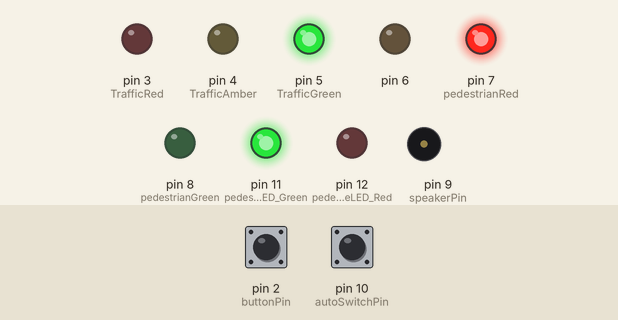
Bench run of a sketch on a simulated Arduino Uno, built with avr-gcc and run on an emulated ATmega328P. On the bench: output pins drawn as LEDs (lit = HIGH), buzzer (waves = sounding). Inputs (shaded band) come from the test bench; at power-on: pin 2 (buttonPin) LOW, pin 10 (autoSwitchPin) LOW.

Above: at 2.8 s.
2.9 s: pin 2 (buttonPin) pulled HIGH for 1.25 s
At 3.8 s:
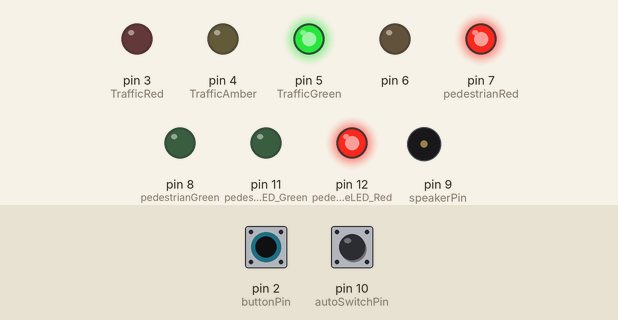
At 5.1 s:
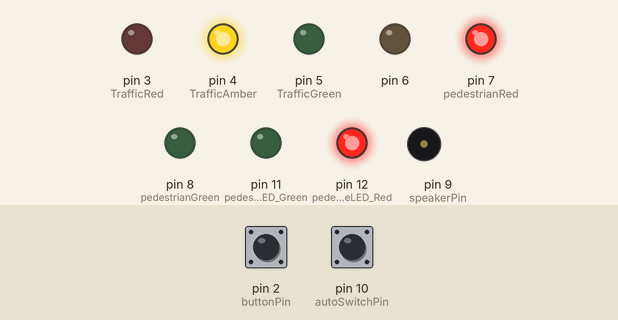
Timing chart, 0 to 19.3 s (numbered marks = the images above; inputs shaded):
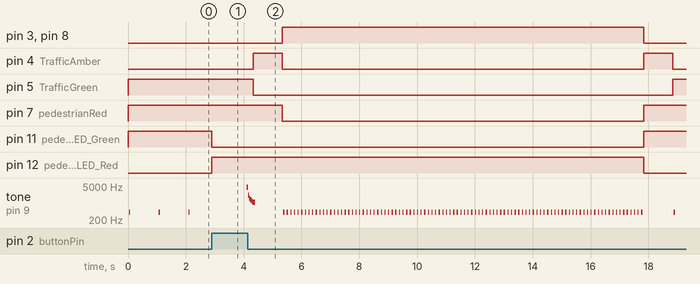

The sketch:

Traffic_Light.ino
```cpp
// An auto timer option is enabled if pin10 is HIGH but if grounded then no auto timer
// Pedestrian Request Button is connected to Pin 2 via an interupt
// A Pedestrian acknowledgement LED is connected to Pin 12
// Speaker is connected to Pin 9

const int TrafficRed = 3;
const int TrafficAmber = 4;
const int TrafficGreen = 5;
const int pedestrianRed = 7;
const int pedestrianGreen = 8;
const int speakerPin = 9;
const int buttonPin = 2; // pushbutton doesn't need hardware debouncing
const int pedestrianAcknowledgeLED_Red = 12;
const int pedestrianAcknowledgeLED_Green = 11;
const int autoSwitchPin = 10;

volatile int pinState = LOW; // toggling purposes
int counter = 0; // creates a loop of set length which drives time for On State
long lastTime = 0; // counter for Auto Timer
long autoTimerDelay = 60000; // delay period for auto timer

//******************** These values create the audio beep tone
int duration = 10;
int onTime = 500;
int offTime = 2000;
//********************

void setup() {
  for (int i = 3; i < 13; i++) // pins 3-12 as OUTPUT's
  {
    pinMode (i, OUTPUT);
  }

  pinMode (buttonPin, INPUT); // digital pin2 is set to be an INPUT (interupt 0)
  pinMode (autoSwitchPin, INPUT); // digital pin10 is set to be an INPUT to detect auto switch mode

  attachInterrupt(0, pressDetector, RISING); // interrupt captures any button presses using DigitalPin2

  lastTime = millis(); // record the millis
  digitalWrite (pedestrianAcknowledgeLED_Green, HIGH);
}

void pressDetector() // This is the ISR Routine and simply sets pinState HIGH if a press is detected
{
  pinState = HIGH;
  digitalWrite (pedestrianAcknowledgeLED_Red, HIGH);
  digitalWrite (pedestrianAcknowledgeLED_Green, LOW);
}

void trafficStop() // Manages all the lamps needed to correctly show RED for Traffic & GREEN for pedestreans
{
  digitalWrite (TrafficRed, HIGH);
  digitalWrite (TrafficAmber, LOW);
  digitalWrite (TrafficGreen, LOW);
  digitalWrite (pedestrianGreen, HIGH);
  digitalWrite (pedestrianRed, LOW);
}

void trafficAmber() //Manages all the lamps needed to correctly show AMBER for Traffic & RED for pedestreans
{
  digitalWrite (TrafficRed, LOW);
  digitalWrite (TrafficAmber, HIGH);
  digitalWrite (TrafficGreen, LOW);
  digitalWrite (pedestrianGreen, LOW);
  digitalWrite (pedestrianRed, HIGH);
}

void trafficGreen() // Manages all the lamps needed to correctly show GREEN for Traffic & RED for pedestreans
{
  digitalWrite (TrafficRed, LOW);
  digitalWrite (TrafficAmber, LOW);
  digitalWrite (TrafficGreen, HIGH);
  digitalWrite (pedestrianGreen, LOW);
  digitalWrite (pedestrianRed, HIGH);
}

void loop() {

  int autoSwitchState = digitalRead(autoSwitchPin); // Read if Auto Timer Switch is active

  // ************ Auto Timer activetaded if option switch is set HIGH

  if (autoSwitchState == HIGH) {
    if ((millis() - lastTime) > autoTimerDelay) {
      digitalWrite (pedestrianAcknowledgeLED_Green, LOW); // Change the ped acknowledge LEd's
      digitalWrite (pedestrianAcknowledgeLED_Red, HIGH);
      for (int x = 15; x < 500; (x = x + 1) / 0.25) // squeal
      {
        digitalWrite(speakerPin, HIGH);
        delayMicroseconds(x);
        digitalWrite(speakerPin, LOW);
        delayMicroseconds(x);
      }
      trafficAmber(); // call amber
      delay(1000);
      trafficStop(); // call stop
      while ( counter < 100) // this counter serves to set walktime for pedestrians
      {
        for (int i = 0; i < duration; i++)
        {
          digitalWrite(speakerPin, HIGH);
          delayMicroseconds(onTime); // changing this duration will efffect its frequency & thus tone
          // longer delay will be lower note, shorter delay will be higher note
          digitalWrite(speakerPin, LOW);
          delayMicroseconds(offTime);
        }
        delay(100); // gap between notes
        counter++;
      }
      trafficAmber(); // now that we are done walking, call amber
      digitalWrite (pedestrianAcknowledgeLED_Red, LOW);
      digitalWrite (pedestrianAcknowledgeLED_Green, HIGH);
      counter = 0;
      pinState = LOW; // need to reset pinState to LOW
      lastTime = millis();
      delay(1000);
    }
  }
    // ******************************** end auto timer if selected!

    if (pinState == HIGH) // if the button has been pressed then do this
    {
      delay(1000);
      for (int x = 15; x < 500; (x = x + 1) / 0.25) // squeal
      {
        digitalWrite(speakerPin, HIGH);
        delayMicroseconds(x);
        digitalWrite(speakerPin, LOW);
        delayMicroseconds(x);
      }
      trafficAmber(); // call amber
      delay(1000);
      trafficStop(); // call stop
      lastTime = millis(); // reset the auto timer
      while ( counter < 100) // this counter serves to set walktime for pedestreans
      {
        for (int i = 0; i < duration; i++)
        {
          digitalWrite(speakerPin, HIGH);
          delayMicroseconds(onTime); // changing this duration will efffect its frequency & thus tone
          // longer delay will be lower note, shorter delay will be higher note
          digitalWrite(speakerPin, LOW);
          delayMicroseconds(offTime);
        }
        delay(100); // gap between notes
        counter++;
      }
      trafficAmber(); // now that we are done walking, call amber
      digitalWrite (pedestrianAcknowledgeLED_Red, LOW);
      digitalWrite (pedestrianAcknowledgeLED_Green, HIGH);
      counter = 0;
      pinState = LOW; // need to reset pinState to LOW
      delay(1000);
    }
    trafficGreen(); // call green
    for (int i = 0; i < duration; i++) // sound for No Walking
    {
      digitalWrite(speakerPin, HIGH);
      delayMicroseconds(onTime);
      digitalWrite(speakerPin, LOW);
      delayMicroseconds(offTime);
    }
  delay(1000); // slow beeps for pedestrians
}
```

Measured:
- after the input at 2.9 s, pin 3 (TrafficRed): LOW → HIGH after 2.4 s, → LOW 12.5 s later; pin 4 (TrafficAmber): alternates HIGH for 1.0 s and LOW for 12.5 s, starting after 1.4 s
- by itself, tone on pin 9 (speakerPin): plays 4513 Hz for 0.04 s, 2064 Hz for 0.04 s, 1586 Hz for 0.04 s, 1338 Hz for 0.04 s, 1179 Hz for 0.04 s, 1066 Hz for 0.08 s … (107 notes in this stretch)
